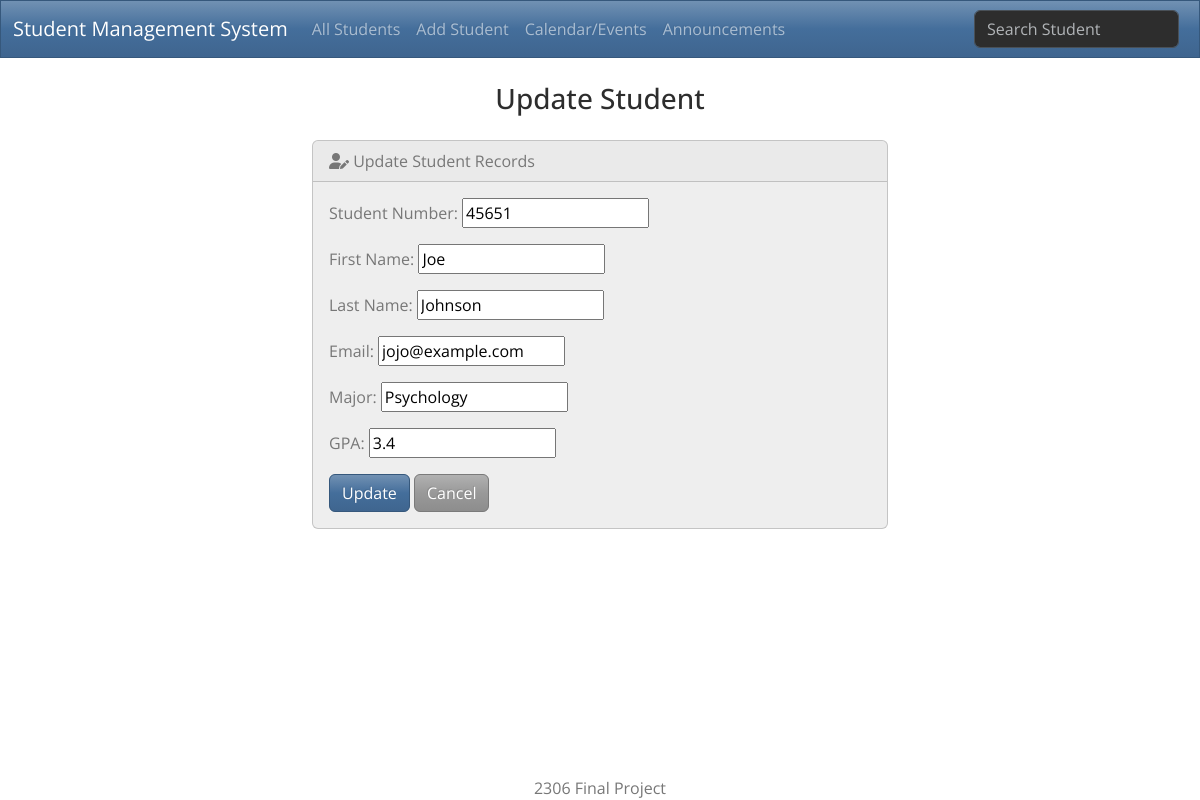
The app's page /edit/45651, older data.
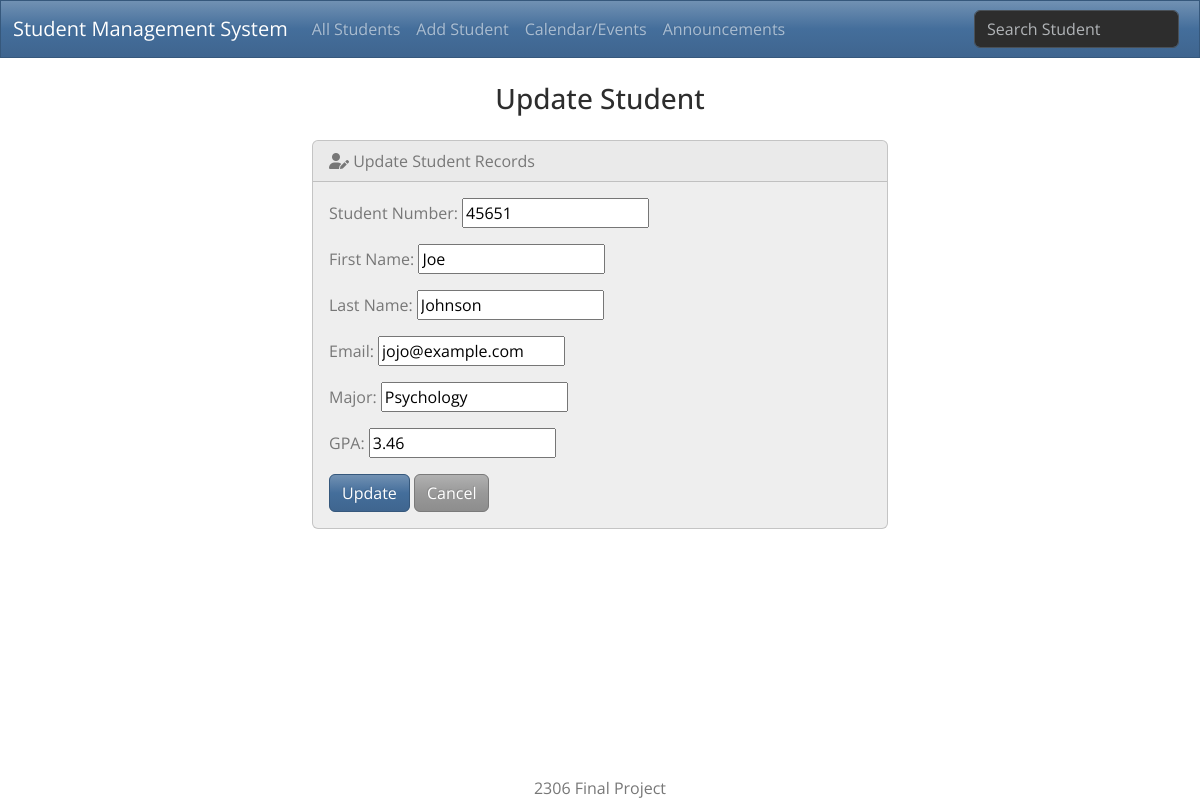
The same page, newer data.
### students/models.py (models this page shows, shortened)
class Student(models.Model):
    student_number = models.CharField(max_length=5, primary_key=True)
    first_name = models.CharField(max_length=100)
    last_name = models.CharField(max_length=100)
    email = models.EmailField(max_length=100)
    major = models.CharField(max_length=50)
    gpa = models.FloatField()

### students/views.py (the view)
# urls.py: path('edit/<int:id>', views.edit, name='edit'),
def edit(request, id):
    if request.method == 'POST':
        student = Student.objects.get(pk=id)
        form = StudentForm(request.POST, instance=student)
        if form.is_valid():
            form.save()
            return render(request, 'students/edit.html', {
                'form': form,
                'success': True
            })
    else:
        student = Student.objects.get(pk=id)
        form = StudentForm(instance=student)
    return render(request, 'students/edit.html', {'form': form})

### students/forms.py
class StudentForm(forms.ModelForm):
    class Meta:
        model = Student
        fields = ['student_number', 'first_name', 'last_name', 'email', 'major', 'gpa']
        labels = {
            'student_number': 'Student Number',
            'first_name': 'First Name',
            'last_name': 'Last Name',
            'email': 'Email',
            'major': 'Major',
            'gpa': 'GPA'
        }
        widgets = {
            'student_number': forms.NumberInput(attrs={'class': 'form_control'}),
            'first_name': forms.TextInput(attrs={'class': 'form_control'}),
            'last_name': forms.TextInput(attrs={'class': 'form_control'}),
            'email': forms.EmailInput(attrs={'class': 'form_control'}),
            'major': forms.TextInput(attrs={'class': 'form_control'}),
            'gpa': forms.NumberInput(attrs={'class': 'form_control'})
        }

### students/templates/students/edit.html (shortened to what this page needs)
{% extends "students/base.html" %}
{% block body %}
    <h3 class="text-center m-4">Update Student</h3>
    {% if success %}
        <div class="alert alert-success" role="alert">
            Student's information was updated successfully!
            <a href="{% url 'index' %}">Go to Home Page</a>
        </div>
    {% else %}
        <div class="row justify-content-center">
            <div class="col-6">
                <div class="card bg-light mb-3">
                    <div class="card-header"><i class="fa-solid fa-user-pen"></i> Update Student Records</div>
                    <div class="card-body">
                      <form action="" method="POST">
                          {{ form.as_p }}
                          <button type="submit" class="btn btn-primary">Update</button>
                          <a href="{% url 'index' %}" class="btn btn-secondary">Cancel</a>
                      </form>
                    </div>
                </div>
            </div>
        </div>
    {% endif %}
{% endblock %}

Row changes from the older to the newer data that the page shows:
changed Student "Joe": gpa "3.4" → "3.46"
